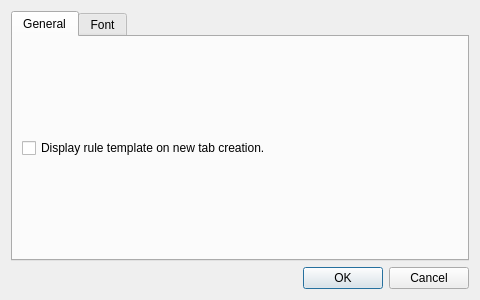
<?xml version="1.0" encoding="UTF-8"?>
<ui version="4.0">
 <class>DialogSettings</class>
 <widget class="QDialog" name="DialogSettings">
  <property name="geometry">
   <rect>
    <x>0</x>
    <y>0</y>
    <width>480</width>
    <height>300</height>
   </rect>
  </property>
  <property name="windowTitle">
   <string>Preferences</string>
  </property>
  <layout class="QGridLayout" name="gridLayout">
   <item row="0" column="0">
    <widget class="QTabWidget" name="tabWidget">
     <property name="currentIndex">
      <number>0</number>
     </property>
     <widget class="QWidget" name="tab_2">
      <attribute name="title">
       <string>General</string>
      </attribute>
      <layout class="QGridLayout" name="gridLayout_3">
       <item row="0" column="0">
        <widget class="QCheckBox" name="checkBox">
         <property name="text">
          <string>Display rule template on new tab creation.</string>
         </property>
        </widget>
       </item>
      </layout>
     </widget>
     <widget class="QWidget" name="tab">
      <attribute name="title">
       <string>Font</string>
      </attribute>
      <layout class="QGridLayout" name="gridLayout_2">
       <item row="1" column="0">
        <widget class="QLabel" name="label_2">
         <property name="text">
          <string>Font Size</string>
         </property>
        </widget>
       </item>
       <item row="0" column="2">
        <widget class="QFontComboBox" name="fontComboBox"/>
       </item>
       <item row="0" column="0">
        <widget class="QLabel" name="label">
         <property name="text">
          <string>Font</string>
         </property>
        </widget>
       </item>
       <item row="1" column="2">
        <widget class="QSpinBox" name="spinBox">
         <property name="value">
          <number>14</number>
         </property>
        </widget>
       </item>
      </layout>
     </widget>
    </widget>
   </item>
   <item row="1" column="0">
    <widget class="QDialogButtonBox" name="buttonBox">
     <property name="orientation">
      <enum>Qt::Horizontal</enum>
     </property>
     <property name="standardButtons">
      <set>QDialogButtonBox::Cancel|QDialogButtonBox::Ok</set>
     </property>
    </widget>
   </item>
  </layout>
 </widget>
 <resources/>
 <connections>
  <connection>
   <sender>buttonBox</sender>
   <signal>accepted()</signal>
   <receiver>DialogSettings</receiver>
   <slot>accept()</slot>
   <hints>
    <hint type="sourcelabel">
     <x>248</x>
     <y>254</y>
    </hint>
    <hint type="destinationlabel">
     <x>157</x>
     <y>274</y>
    </hint>
   </hints>
  </connection>
  <connection>
   <sender>buttonBox</sender>
   <signal>rejected()</signal>
   <receiver>DialogSettings</receiver>
   <slot>reject()</slot>
   <hints>
    <hint type="sourcelabel">
     <x>316</x>
     <y>260</y>
    </hint>
    <hint type="destinationlabel">
     <x>286</x>
     <y>274</y>
    </hint>
   </hints>
  </connection>
 </connections>
</ui>
